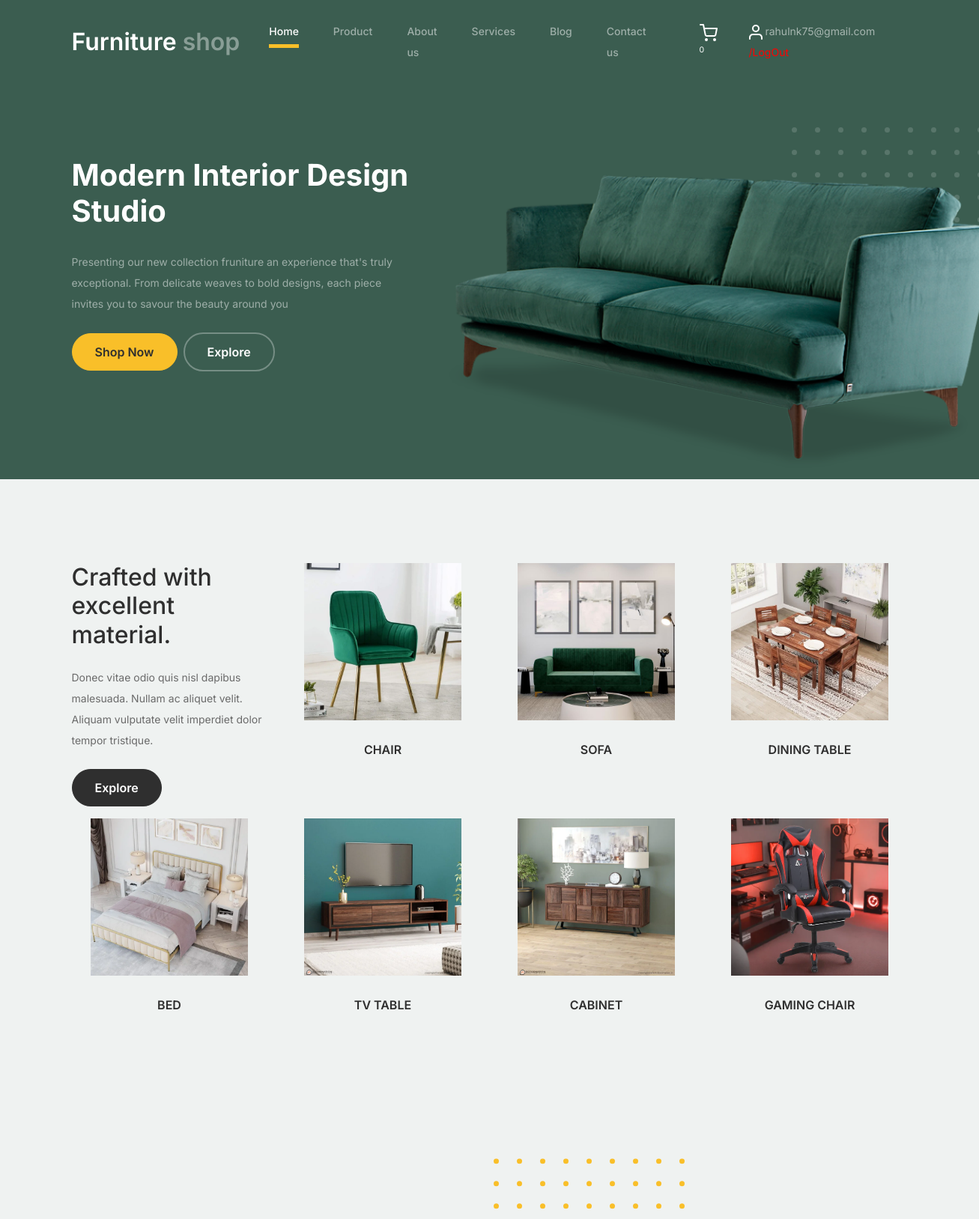
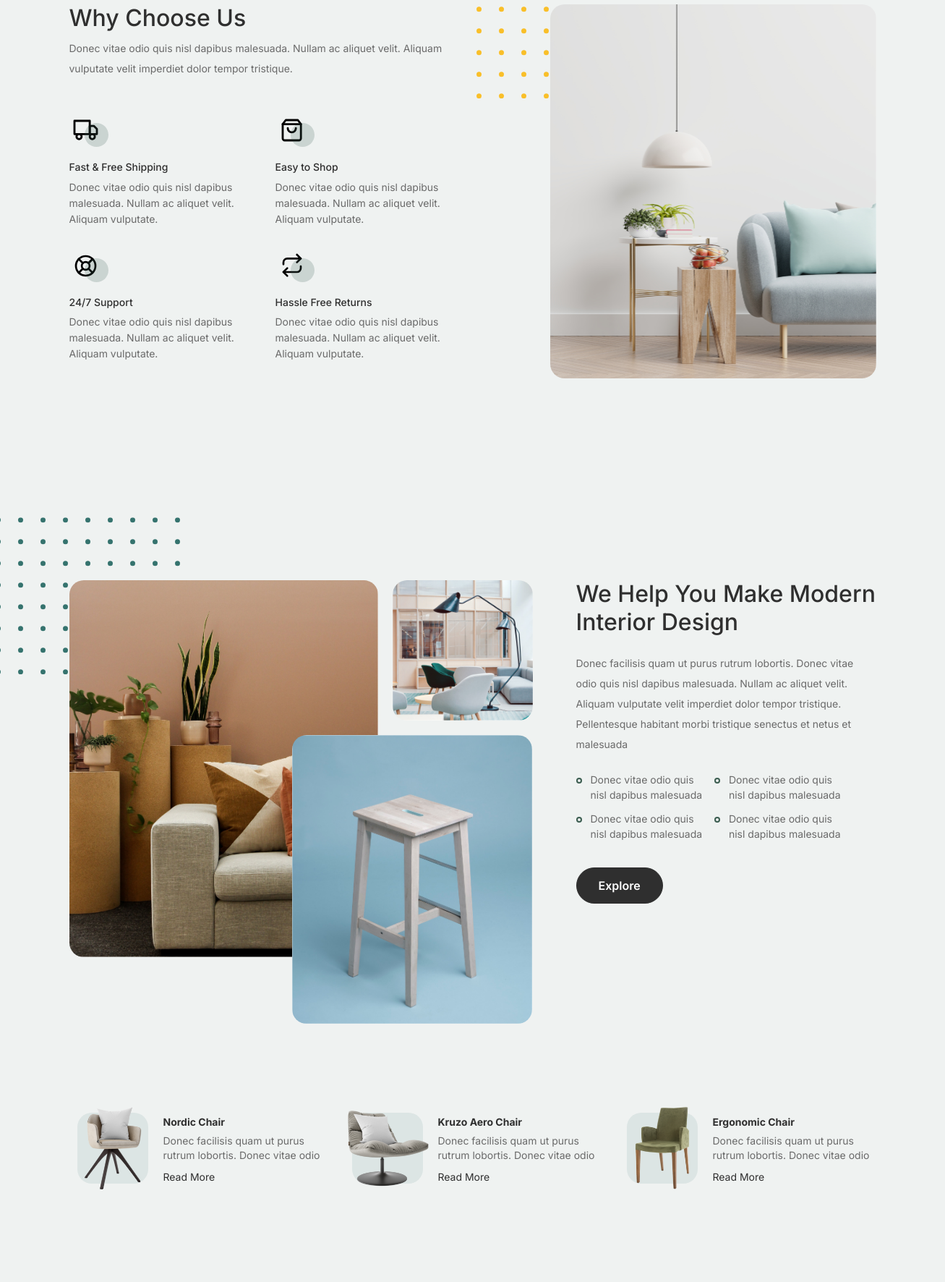
/Home_Page/ (signed in, upper part), run on the app's committed database (2 pictures, top to bottom).
### Furniture_app/models.py (models this page shows)
class Category_Db(models.Model):
    Category_name=models.CharField(max_length=200,null=True,blank=True)
    Category_image=models.ImageField(upload_to='Category_images',null=True,blank=True)
    Discription=models.TextField(max_length=200,null=True,blank=True)

### Web_App/views.py (the view)
# urls.py: path('Home_Page/',views.Home_Page,name='Home_Page'),
def Home_Page(request):
    cart_count=Cart_Db.objects.filter(User_name=request.session['Name'])
    count=cart_count.count()
    cat_d=Category_Db.objects.all()
    return render(request,'home.html',{'cat_d':cat_d,'count':count})

### Web_App/templates/home.html (shortened to what this page needs)
<!doctype html>
{% load static %}
<html lang="en">
<head>
		<link href="{% static 'web/css/bootstrap.min.css' %}" rel="stylesheet">
		<link href="https://cdnjs.cloudflare.com/ajax/libs/font-awesome/6.0.0-beta3/css/all.min.css" rel="stylesheet">
		<link href="{% static 'web/css/tiny-slider.css' %}" rel="stylesheet">
		<link href="{% static 'web/css/style.css' %}" rel="stylesheet">
	</head>
	<body>
		<nav class="custom-navbar navbar navbar navbar-expand-md navbar-dark bg-dark" arial-label="Furni navigation bar">
			<div class="container">
				<a class="navbar-brand" href="{% url 'Home_Page' %}">Furniture<span> shop</span></a>
				<div class="collapse navbar-collapse" id="navbarsFurni">
					<ul class="custom-navbar-nav navbar-nav ms-auto mb-2 mb-md-0">
						<li class="nav-item active"><a class="nav-link" href="{% url 'Home_Page' %}">Home</a></li>
						<li><a class="nav-link" href="{% url 'product_page' %}">Product</a></li>
						<li><a class="nav-link" href="{% url 'about_page' %}">About us</a></li>
						<li><a class="nav-link" href="{% url 'services_page' %}">Services</a></li>
						<li><a class="nav-link" href="{% url 'blog_page' %}">Blog</a></li>
						<li><a class="nav-link" href="{% url 'contact_page' %}">Contact us</a></li>
					</ul>
					<ul class="custom-navbar-cta navbar-nav mb-2 mb-md-0 ms-5">
						<li><a class="nav-link" href="{% url 'Cart_Page' %}"><img src="{% static 'web/images/cart.svg' %}">  <sup style="color: white;">{{count}}</sup> </a></li>
						{% if request.session.Name %}
						<li><a class="nav-link" href="{% url 'User_Sign_out' %}"><img src="{% static 'web/images/user.svg' %}"> {{request.session.Name}} <i style="color: red; font-style:normal;" >/LogOut</i> </a></li>
						{% else %}
						<li><a class="nav-link" href="{% url 'Sign_in' %}"><img src="{% static 'web/images/user.svg' %}"></a></li>
						{% endif %}
					</ul>
				</div>
			</div>
		</nav>
			<div class="hero">
				<div class="container">
					<div class="row justify-content-between">
						<div class="col-lg-5">
							<div class="intro-excerpt">
								<h1>Modern Interior <span clsas="d-block">Design Studio</span></h1>
								<p class="mb-4">Presenting our new collection fruniture an experience that's truly exceptional. From delicate weaves to bold designs, each piece invites you to savour the beauty around you</p>
								<p><a href="" class="btn btn-secondary me-2">Shop Now</a><a href="#" class="btn btn-white-outline">Explore</a></p>
							</div>
						</div>
						<div class="col-lg-7">
							<div class="hero-img-wrap">
								<img src="{% static 'web/images/couch.png' %}" class="img-fluid">
							</div>
						</div>
					</div>
				</div>
			</div>
		<div class="product-section">
			<div class="container">
				<div class="row">
					<div class="col-md-12 col-lg-3 mb-5 mb-lg-0">
						<h2 class="mb-4 section-title">Crafted with excellent material.</h2>
						<p class="mb-4">Donec vitae odio quis nisl dapibus malesuada. Nullam ac aliquet velit. Aliquam vulputate velit imperdiet dolor tempor tristique. </p>
						<p><a href="shop.html" class="btn">Explore</a></p>
					</div>
					 {% for c in cat_d %}
					<div class="col-12 col-md-4 col-lg-3 mb-5 mb-md-0">
						<a class="product-item" href="{% url 'product_filtered' cat_name=c.Category_name %}">
							<img src="{{c.Category_image.url}}" style="width: 210px; height: 210px;" class="img-fluid product-thumbnail">
							<h3 class="product-title">{{c.Category_name|upper}}</h3>
						</a>
					</div>
					{% endfor %}
				</div>
			</div>
		</div>
		<div class="why-choose-section">
			<div class="container">
				<div class="row justify-content-between">
					<div class="col-lg-6">
						<h2 class="section-title">Why Choose Us</h2>
						<p>Donec vitae odio quis nisl dapibus malesuada. Nullam ac aliquet velit. Aliquam vulputate velit imperdiet dolor tempor tristique.</p>
						<div class="row my-5">
							<div class="col-6 col-md-6">
								<div class="feature">
									<div class="icon">
										<img src="{% static 'web/images/truck.svg' %}" alt="Image" class="imf-fluid">
									</div>
									<h3>Fast &amp; Free Shipping</h3>
									<p>Donec vitae odio quis nisl dapibus malesuada. Nullam ac aliquet velit. Aliquam vulputate.</p>
								</div>
							</div>
							<div class="col-6 col-md-6">
								<div class="feature">
									<div class="icon">
										<img src="{% static 'web/images/bag.svg' %}" alt="Image" class="imf-fluid">
									</div>
									<h3>Easy to Shop</h3>
									<p>Donec vitae odio quis nisl dapibus malesuada. Nullam ac aliquet velit. Aliquam vulputate.</p>
								</div>
							</div>
							<div class="col-6 col-md-6">
								<div class="feature">
									<div class="icon">
										<img src="{% static 'web/images/support.svg' %}" alt="Image" class="imf-fluid">
									</div>
									<h3>24/7 Support</h3>
									<p>Donec vitae odio quis nisl dapibus malesuada. Nullam ac aliquet velit. Aliquam vulputate.</p>
								</div>
							</div>
							<div class="col-6 col-md-6">
								<div class="feature">
									<div class="icon">
										<img src="{% static 'web/images/return.svg' %}" alt="Image" class="imf-fluid">
									</div>
									<h3>Hassle Free Returns</h3>
									<p>Donec vitae odio quis nisl dapibus malesuada. Nullam ac aliquet velit. Aliquam vulputate.</p>
								</div>
							</div>
						</div>
					</div>
					<div class="col-lg-5">
						<div class="img-wrap">
							<img src="{% static 'web/images/why-choose-us-img.jpg' %}" alt="Image" class="img-fluid">
						</div>
					</div>
				</div>
			</div>
		</div>
		<div class="we-help-section">
			<div class="container">
				<div class="row justify-content-between">
					<div class="col-lg-7 mb-5 mb-lg-0">
						<div class="imgs-grid">
							<div class="grid grid-1"><img src="{% static 'web/images/img-grid-1.jpg' %}" alt="Untree.co"></div>
							<div class="grid grid-2"><img src="{% static 'web/images/img-grid-2.jpg' %}" alt="Untree.co"></div>
							<div class="grid grid-3"><img src="{% static 'web/images/img-grid-3.jpg' %}" alt="Untree.co"></div>
						</div>
					</div>
					<div class="col-lg-5 ps-lg-5">
						<h2 class="section-title mb-4">We Help You Make Modern Interior Design</h2>
						<p>Donec facilisis quam ut purus rutrum lobortis. Donec vitae odio quis nisl dapibus malesuada. Nullam ac aliquet velit. Aliquam vulputate velit imperdiet dolor tempor tristique. Pellentesque habitant morbi tristique senectus et netus et malesuada</p>
						<ul class="list-unstyled custom-list my-4">
							<li>Donec vitae odio quis nisl dapibus malesuada</li>
							<li>Donec vitae odio quis nisl dapibus malesuada</li>
							<li>Donec vitae odio quis nisl dapibus malesuada</li>
							<li>Donec vitae odio quis nisl dapibus malesuada</li>
						</ul>
						<p><a herf="#" class="btn">Explore</a></p>
					</div>
				</div>
			</div>
		</div>
		<div class="popular-product">
			<div class="container">
				<div class="row">
					<div class="col-12 col-md-6 col-lg-4 mb-4 mb-lg-0">
						<div class="product-item-sm d-flex">
							<div class="thumbnail">
								<img src="{% static 'web/images/product-1.png' %}" alt="Image" class="img-fluid">
							</div>
							<div class="pt-3">
								<h3>Nordic Chair</h3>
								<p>Donec facilisis quam ut purus rutrum lobortis. Donec vitae odio </p>
								<p><a href="#">Read More</a></p>
							</div>
						</div>
					</div>
					<div class="col-12 col-md-6 col-lg-4 mb-4 mb-lg-0">
						<div class="product-item-sm d-flex">
							<div class="thumbnail">
								<img src="{% static 'web/images/product-2.png' %}" alt="Image" class="img-fluid">
							</div>
							<div class="pt-3">
								<h3>Kruzo Aero Chair</h3>
								<p>Donec facilisis quam ut purus rutrum lobortis. Donec vitae odio </p>
								<p><a href="#">Read More</a></p>
							</div>
						</div>
					</div>
					<div class="col-12 col-md-6 col-lg-4 mb-4 mb-lg-0">
						<div class="product-item-sm d-flex">
							<div class="thumbnail">
								<img src="{% static 'web/images/product-3.png' %}" alt="Image" class="img-fluid">
							</div>
							<div class="pt-3">
								<h3>Ergonomic Chair</h3>
								<p>Donec facilisis quam ut purus rutrum lobortis. Donec vitae odio </p>
								<p><a href="#">Read More</a></p>
							</div>
						</div>
					</div>
				</div>
			</div>
		</div>
		<div class="testimonial-section">
		</div>
	</body>
</html>

### data on the page
Category_Db: Category_image (picture), Category_name "CHAIR"
Category_Db: Category_image (picture), Category_name "SOFA"
Category_Db: Category_image (picture), Category_name "DINING TABLE"
Category_Db: Category_image (picture), Category_name "BED"
Category_Db: Category_image (picture), Category_name "TV TABLE"
Category_Db: Category_image (picture), Category_name "CABINET"
Category_Db: Category_image (picture), Category_name "GAMING CHAIR"

### other printed values
{{ count }} "0"
{{ request.session.Name }} "rahulnk75@gmail.com"
